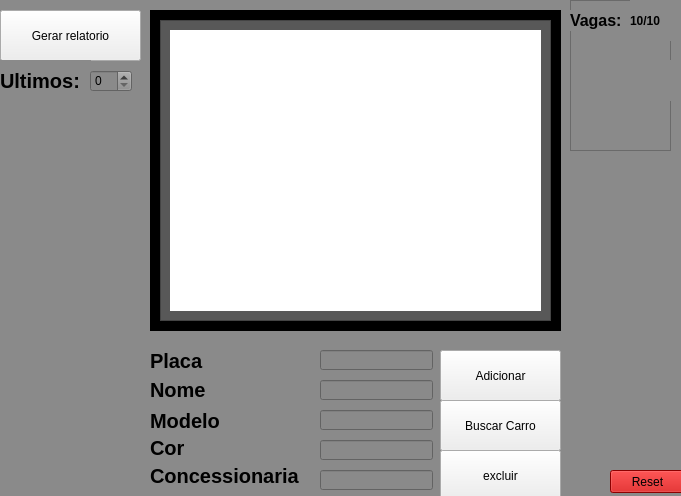
<?xml version="1.0" encoding="UTF-8"?>
<ui version="4.0">
 <class>MainWindow</class>
 <widget class="QMainWindow" name="MainWindow">
  <property name="geometry">
   <rect>
    <x>0</x>
    <y>0</y>
    <width>681</width>
    <height>496</height>
   </rect>
  </property>
  <property name="windowTitle">
   <string>Estacionamento</string>
  </property>
  <property name="autoFillBackground">
   <bool>false</bool>
  </property>
  <property name="styleSheet">
   <string notr="true">background-color: rgb(138, 138, 138);
</string>
  </property>
  <widget class="QWidget" name="centralwidget">
   <widget class="QPushButton" name="btnBuscarCarro">
    <property name="geometry">
     <rect>
      <x>440</x>
      <y>400</y>
      <width>121</width>
      <height>51</height>
     </rect>
    </property>
    <property name="styleSheet">
     <string notr="true">background:rgb(238, 238, 238)</string>
    </property>
    <property name="text">
     <string>Buscar Carro</string>
    </property>
   </widget>
   <widget class="QPushButton" name="btnGerarRelatorio">
    <property name="geometry">
     <rect>
      <x>0</x>
      <y>10</y>
      <width>141</width>
      <height>51</height>
     </rect>
    </property>
    <property name="styleSheet">
     <string notr="true">background:rgb(238, 238, 238)</string>
    </property>
    <property name="text">
     <string>Gerar relatorio</string>
    </property>
   </widget>
   <widget class="QPushButton" name="btnExcluir">
    <property name="geometry">
     <rect>
      <x>440</x>
      <y>450</y>
      <width>121</width>
      <height>51</height>
     </rect>
    </property>
    <property name="styleSheet">
     <string notr="true">background:rgb(238, 238, 238)</string>
    </property>
    <property name="text">
     <string>excluir</string>
    </property>
   </widget>
   <widget class="QPushButton" name="btnAdicionar">
    <property name="geometry">
     <rect>
      <x>440</x>
      <y>350</y>
      <width>121</width>
      <height>51</height>
     </rect>
    </property>
    <property name="styleSheet">
     <string notr="true">background:rgb(238, 238, 238)</string>
    </property>
    <property name="text">
     <string>Adicionar</string>
    </property>
   </widget>
   <widget class="QScrollArea" name="scrollArea">
    <property name="geometry">
     <rect>
      <x>150</x>
      <y>10</y>
      <width>411</width>
      <height>321</height>
     </rect>
    </property>
    <property name="styleSheet">
     <string notr="true">background-color: rgb(0, 0, 0);</string>
    </property>
    <property name="widgetResizable">
     <bool>true</bool>
    </property>
    <widget class="QWidget" name="scrollAreaWidgetContents">
     <property name="geometry">
      <rect>
       <x>0</x>
       <y>0</y>
       <width>409</width>
       <height>319</height>
      </rect>
     </property>
     <layout class="QGridLayout" name="gridLayout_2">
      <item row="0" column="0">
       <widget class="QFrame" name="frame">
        <property name="styleSheet">
         <string notr="true">background-color: rgb(88, 88, 88);</string>
        </property>
        <property name="frameShape">
         <enum>QFrame::StyledPanel</enum>
        </property>
        <property name="frameShadow">
         <enum>QFrame::Raised</enum>
        </property>
        <layout class="QGridLayout" name="gridLayout">
         <item row="0" column="1">
          <widget class="QLabel" name="labelestacionamento">
           <property name="font">
            <font>
             <pointsize>10</pointsize>
             <weight>75</weight>
             <bold>true</bold>
            </font>
           </property>
           <property name="styleSheet">
            <string notr="true">background-color: rgb(255, 255, 255);</string>
           </property>
           <property name="text">
            <string/>
           </property>
           <property name="alignment">
            <set>Qt::AlignLeading|Qt::AlignLeft|Qt::AlignTop</set>
           </property>
          </widget>
         </item>
        </layout>
       </widget>
      </item>
     </layout>
    </widget>
   </widget>
   <widget class="QLineEdit" name="inputPlaca">
    <property name="geometry">
     <rect>
      <x>320</x>
      <y>350</y>
      <width>113</width>
      <height>20</height>
     </rect>
    </property>
   </widget>
   <widget class="QLineEdit" name="inputNome">
    <property name="geometry">
     <rect>
      <x>320</x>
      <y>380</y>
      <width>113</width>
      <height>20</height>
     </rect>
    </property>
   </widget>
   <widget class="QLineEdit" name="inputModelo">
    <property name="geometry">
     <rect>
      <x>320</x>
      <y>410</y>
      <width>113</width>
      <height>20</height>
     </rect>
    </property>
   </widget>
   <widget class="QLineEdit" name="inputCor">
    <property name="geometry">
     <rect>
      <x>320</x>
      <y>440</y>
      <width>113</width>
      <height>20</height>
     </rect>
    </property>
   </widget>
   <widget class="QLineEdit" name="inputConcessionaria">
    <property name="geometry">
     <rect>
      <x>320</x>
      <y>470</y>
      <width>113</width>
      <height>20</height>
     </rect>
    </property>
   </widget>
   <widget class="QLabel" name="label">
    <property name="geometry">
     <rect>
      <x>150</x>
      <y>350</y>
      <width>61</width>
      <height>21</height>
     </rect>
    </property>
    <property name="font">
     <font>
      <pointsize>15</pointsize>
      <weight>75</weight>
      <italic>false</italic>
      <bold>true</bold>
      <underline>false</underline>
      <strikeout>false</strikeout>
      <kerning>true</kerning>
     </font>
    </property>
    <property name="text">
     <string>Placa</string>
    </property>
   </widget>
   <widget class="QLabel" name="label_2">
    <property name="geometry">
     <rect>
      <x>150</x>
      <y>380</y>
      <width>61</width>
      <height>20</height>
     </rect>
    </property>
    <property name="font">
     <font>
      <pointsize>15</pointsize>
      <weight>75</weight>
      <bold>true</bold>
     </font>
    </property>
    <property name="text">
     <string>Nome</string>
    </property>
   </widget>
   <widget class="QLabel" name="label_3">
    <property name="geometry">
     <rect>
      <x>150</x>
      <y>410</y>
      <width>81</width>
      <height>21</height>
     </rect>
    </property>
    <property name="font">
     <font>
      <pointsize>15</pointsize>
      <weight>75</weight>
      <bold>true</bold>
     </font>
    </property>
    <property name="text">
     <string>Modelo</string>
    </property>
   </widget>
   <widget class="QLabel" name="label_4">
    <property name="geometry">
     <rect>
      <x>150</x>
      <y>440</y>
      <width>51</width>
      <height>16</height>
     </rect>
    </property>
    <property name="font">
     <font>
      <pointsize>15</pointsize>
      <weight>75</weight>
      <bold>true</bold>
     </font>
    </property>
    <property name="text">
     <string>Cor</string>
    </property>
   </widget>
   <widget class="QLabel" name="label_5">
    <property name="geometry">
     <rect>
      <x>150</x>
      <y>460</y>
      <width>151</width>
      <height>31</height>
     </rect>
    </property>
    <property name="font">
     <font>
      <pointsize>15</pointsize>
      <weight>75</weight>
      <bold>true</bold>
     </font>
    </property>
    <property name="text">
     <string>Concessionaria</string>
    </property>
   </widget>
   <widget class="QFrame" name="frame_2">
    <property name="geometry">
     <rect>
      <x>570</x>
      <y>0</y>
      <width>101</width>
      <height>151</height>
     </rect>
    </property>
    <property name="frameShape">
     <enum>QFrame::StyledPanel</enum>
    </property>
    <property name="frameShadow">
     <enum>QFrame::Raised</enum>
    </property>
    <widget class="QLabel" name="label_6">
     <property name="geometry">
      <rect>
       <x>0</x>
       <y>10</y>
       <width>71</width>
       <height>21</height>
      </rect>
     </property>
     <property name="font">
      <font>
       <pointsize>12</pointsize>
       <weight>75</weight>
       <bold>true</bold>
      </font>
     </property>
     <property name="text">
      <string>Vagas:</string>
     </property>
    </widget>
    <widget class="QLabel" name="labelVagas">
     <property name="geometry">
      <rect>
       <x>60</x>
       <y>0</y>
       <width>41</width>
       <height>41</height>
      </rect>
     </property>
     <property name="font">
      <font>
       <pointsize>9</pointsize>
       <weight>75</weight>
       <bold>true</bold>
      </font>
     </property>
     <property name="text">
      <string>10/10</string>
     </property>
    </widget>
    <widget class="QLabel" name="labelVerificaAdicionado">
     <property name="geometry">
      <rect>
       <x>10</x>
       <y>60</y>
       <width>91</width>
       <height>41</height>
      </rect>
     </property>
     <property name="font">
      <font>
       <pointsize>12</pointsize>
       <weight>75</weight>
       <bold>true</bold>
      </font>
     </property>
     <property name="styleSheet">
      <string notr="true">color: green;</string>
     </property>
     <property name="text">
      <string/>
     </property>
    </widget>
    <widget class="QLabel" name="labelVerificaExluido">
     <property name="geometry">
      <rect>
       <x>10</x>
       <y>100</y>
       <width>81</width>
       <height>41</height>
      </rect>
     </property>
     <property name="font">
      <font>
       <pointsize>13</pointsize>
       <weight>75</weight>
       <bold>true</bold>
      </font>
     </property>
     <property name="styleSheet">
      <string notr="true">color: red;</string>
     </property>
     <property name="text">
      <string/>
     </property>
    </widget>
   </widget>
   <widget class="QLabel" name="label_7">
    <property name="geometry">
     <rect>
      <x>0</x>
      <y>60</y>
      <width>91</width>
      <height>41</height>
     </rect>
    </property>
    <property name="font">
     <font>
      <pointsize>15</pointsize>
      <weight>75</weight>
      <bold>true</bold>
     </font>
    </property>
    <property name="text">
     <string>Ultimos:</string>
    </property>
   </widget>
   <widget class="QSpinBox" name="spinQuantidade">
    <property name="geometry">
     <rect>
      <x>90</x>
      <y>70</y>
      <width>42</width>
      <height>22</height>
     </rect>
    </property>
   </widget>
   <widget class="QPushButton" name="btnReset">
    <property name="geometry">
     <rect>
      <x>610</x>
      <y>470</y>
      <width>75</width>
      <height>23</height>
     </rect>
    </property>
    <property name="styleSheet">
     <string notr="true">background-color: rgb(198, 0, 0);</string>
    </property>
    <property name="text">
     <string>Reset</string>
    </property>
   </widget>
  </widget>
 </widget>
 <resources/>
 <connections/>
</ui>
